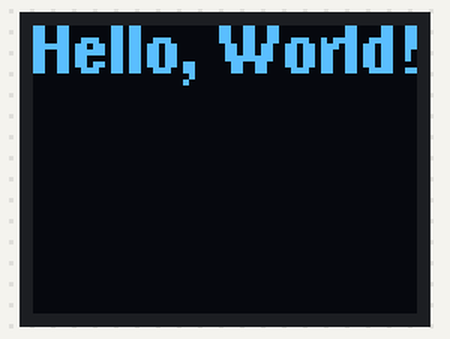
A sketch run on a simulated Arduino Uno, built with avr-gcc and run on an emulated ATmega328P. Shown: 64×48 one-colour display.

Above: at 0.2 s.

The sketch:

SAMD21_64x48_OLED_U8g2_test.ino
```cpp
#include <U8g2lib.h>
#include <SPI.h>

#define OLED_CLOCK  13
#define OLED_DATA   12
#define OLED_CS     10
#define OLED_DC     8
#define OLED_RESET  9


U8G2_SSD1306_64X48_ER_1_4W_SW_SPI display(U8G2_R0, OLED_CLOCK, OLED_DATA, OLED_CS, OLED_DC, OLED_RESET);
//U8G2_SSD1306_64X48_ER_1_4W_HW_SPI display(rotation, cs, dc [, reset]);  switch to this for hw spi

void setup() {
  // put your setup code here, to run once:
  display.begin();
}

void loop() {
  // put your main code here, to run repeatedly:
  display.firstPage();
  do {
    display.setFont(u8g2_font_helvB08_tf);
    display.drawStr(0,8,"Hello, World!");
    //display.drawFilledEllipse(32,28,31,19,U8G2_DRAW_ALL);
  } while (display.nextPage());
}
```
